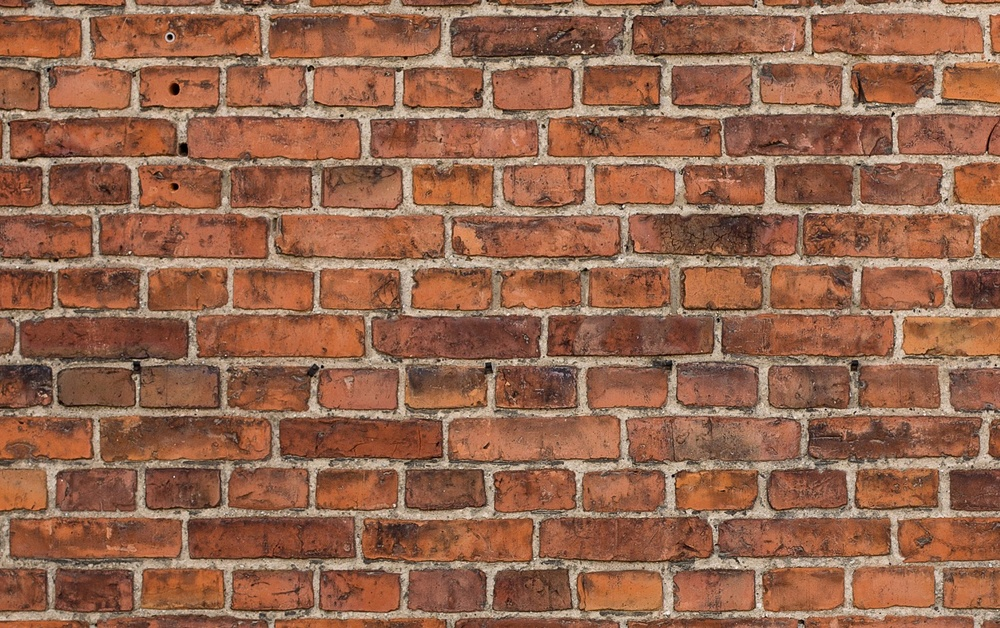
%> input picture Lab4/Lab4_Images/brick1.jpg, 1000 x 628 px, shrunk from 1498 x 940 before the run
$ octave --eval "result = CountBrickRows(imread('Lab4_Images/brick1.jpg'));"   (GNU Octave 9; MATLAB toolbox functions it lacks are replaced by stand-ins)
%> lines starting %> are read from the running program, lines starting %| are printed output that depends on the picture; in (x1, y1, x2, y2) boxes, pixels count from 0 and x2, y2 are one past the last pixel; in counts of white or black regions, pixels touching at a corner belong together; the program's own positions count from 1
function [IMG, nofr]=CountBrickRows(in)
%
% function [IMG, nofr]=CountBrickRows(in)
%
%% Lab4, Task 2
%% Finds the number of rows of bricks
%
% Finds the number of rows of bricks in a brick wall image, that might be
% rotated. Therefore, in the first step, this function rotates the input
% image to the horizontal level. In he second step, the function finds the
% number of rows of bricks.
%
%% Who has done it
%
% Author: Magnus Kling LiU-ID: magkl572
% Co-author: Max Wiklundh LiU-ID: maxwi824
%
%% Syntax of the function
%      Input arguments:
%           in: the original input color image of type double scaled between 0 and 1
%
%      Output arguments:
%           IMG: the output color image, which is the input image rotated
%           to the horizontal level.
%           nofr: the number of rows of bricks in the input image
%
% You MUST NEVER change the first line
%
%% Basic version control (in case you need more than one attempt)
%
% Version: 1
% Date: 2023-12-11
%
% Gives a history of your submission to Lisam.
% Version and date for this function have to be updated before each
% submission to Lisam (in case you need more than one attempt)
%
%% General rules
%
% 1) Don't change the structure of the template by removing %% lines
%
% 2) Document what you are doing using comments
%
% 3) Before submitting make the code readable by using automatic indentation
%       ctrl-a / ctrl-i
%
% 4) Often you must do something else between the given commands in the
%       template
%
%% Here starts your code.
% Write the appropriate MATLAB commands right after each comment below.
%

%% First step of the task. Rotate the input image to the horizontal level
%
%% Make the input color image grayscale,
% by choosing its most appropriate channel (according to the instructions)

% Blue channel made the bricks stand out from the mortar the best
bgray= in(:,:,3); % The grayscale version of the input color image
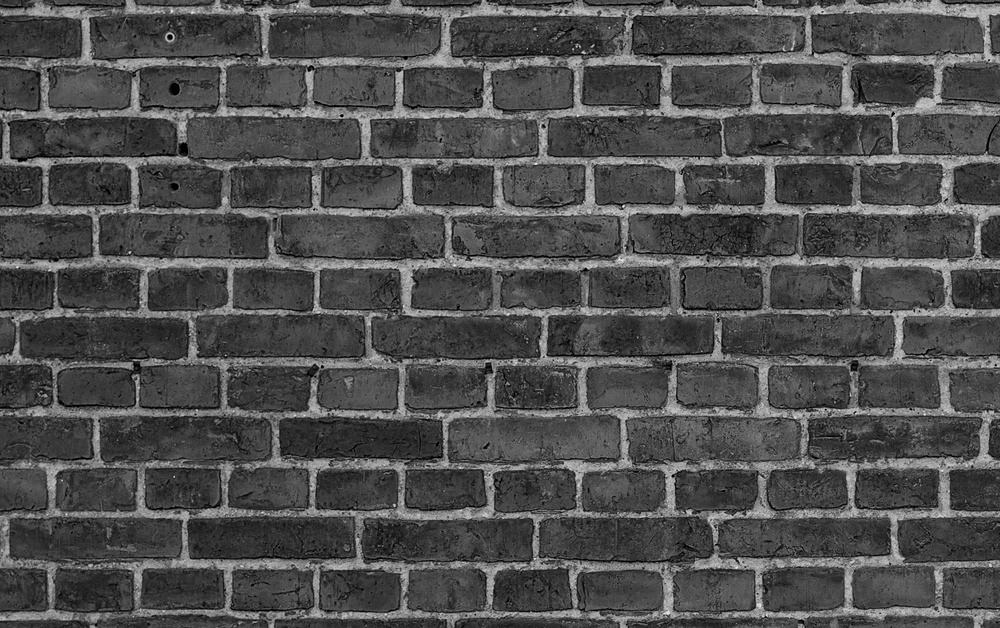
%> bgray: size 628x1000 uint8; min 0, max 239, mean 78.3

%% Lowpass filter your image

lp = ones(5)/25; % creating low pass filter 5x5

bfilt= imfilter(bgray, lp, 'symmetric'); % The lowpass filtered version of the grayscale image

%% Threshold your image
% to separate the mortar joints from the bricks

g_thresh = graythresh(bfilt); % Otsu's algorithm
%> g_thresh = 0.376

b_thresh= imbinarize(bfilt, g_thresh); % The thresholded image
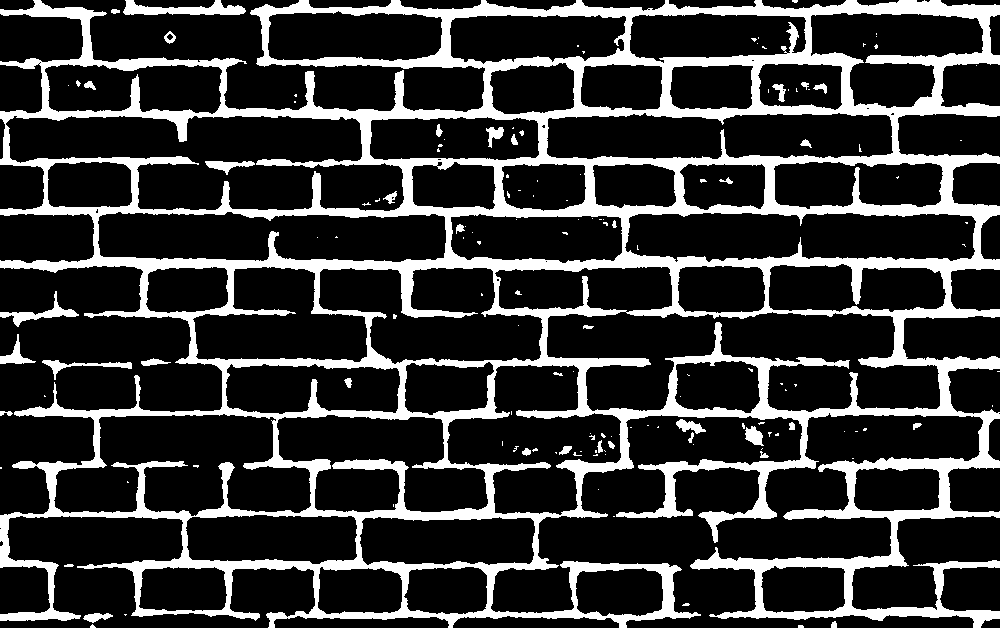
%> b_thresh: size 628x1000 logical; 20.9% white; 144 white regions (104 under 20 px), largest, box (x1, y1, x2, y2) and area: (0, 0, 1000, 628) 125516, (123, 0, 246, 15) 1047, (0, 291, 79, 327) 620

%% Use Hough transform to find the angle corresponding to the principal lines

[H, teta,~] = hough(b_thresh,'Rhoresolution',5, 'Theta',-90:0.5:89.5);
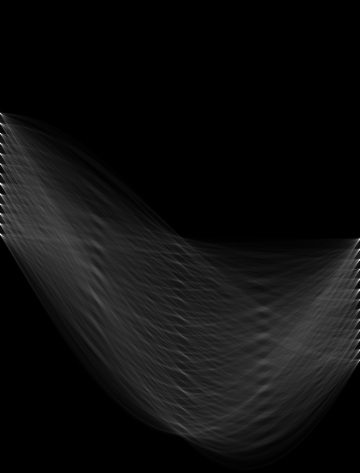
%> H: size 473x360 double; min 0, max 4686, mean 277.4; drawn with min black and max white
%> teta = 360 values from -90 to 89.5

[~,t] = find(H== max(H(:)));
%> t = 1

teta=teta(t); % The angle corresponding to the principal lines (rows of mortar joints)
%> teta = -90

%% Find the angle of rotation, to rotate the image to the horizontal level
% Make sure that you use right sign in front of the angle (positive for
% counterclockwise and negative for clockwise rotation)

% We adjust the rotation direction through the sign of theta
trot = teta-90*sign(teta); % Angle of rotation.
%> trot = 0
    % If the rotation is counreclockwise, trot should be positive, otherwise negative.

%% Rotate the input image to the horizontal level
% This gives you the first output argument of the function

IMG= imrotate(bgray, trot,'nearest','crop'); % The rotated image to the horizontal level (the first output argument of this funciton)
% Before continuing to the next step, make sure that your code works
% properly so far. See the instructions.

%% Second step of the task. Find the number of rows of bricks
%
%% Rotate the thresholded image to the horizontal level.
% Use nearest interpolation to make sure that the rotated image will be
% binary

b_rot= imrotate(b_thresh, trot,'nearest','crop'); % The rotated thresholded image
% View this image, but remove or comment before submitting the
% file

%% Find the number of 1:s in each row (and normalize according to the instructions)

sum_row= sum((b_rot')/size(bgray, 2)); % The number of ones in each row
%> sum_row = 628 values, max 1 at index 264, min 0.03 at index 330, mean 0.209
% Display this graph by plot, but remove or comment before submitting the
% file

%% Threshold your result according to the instructions
% This is to define a row of mortar joint

sum_thresh= imbinarize(sum_row,0.6); % The thresholded version of sum_row
%> sum_thresh = 628 logical values, 90 true
% Display this graph by plot, but remove or comment before submitting the
% file
%plot(sum_thresh)

%% Find the number of rows of bricks
% Calculate how many times the above graph (sum_thresh) goes from 0 to 1 by using the
% first derivative according to the instructions

kernel = [-1, 1]; %step kernel

numOfBrick = filter2(kernel, sum_thresh, 'same'); %corrolation
%> numOfBrick = 628 values, max 1 at index 7, min -1 at index 15, mean 0
plot(numOfBrick)
%When the kernel is halfway outside the image due to it being "same" size
%the mortar is counted one more time.
nofr= sum(numOfBrick==1)-1; % The number of rows of the bricks (the seond output argument of this function)
%> nofr = 12
%> `result = CountBrickRows(imread('Lab4_Images/brick1.jpg'));`:
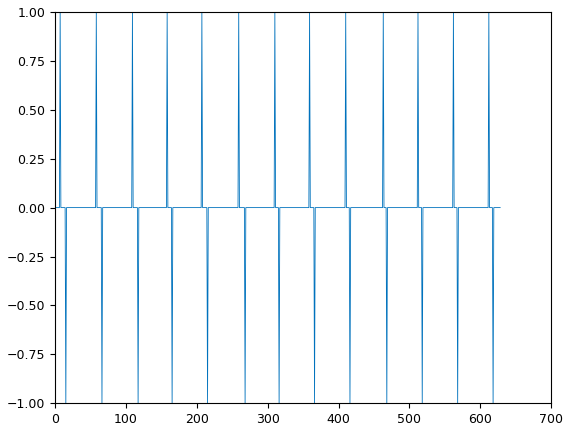
%> figure redrawn from the program's plot data; curve peaks at x = 7, y = 1

%% Test your code on three test images
% Use the three given test images, brick1.jpg, brick2.jpg and brick3.jpg
% according to the instructions in the document describing this task.
% Your code is supposed to work properly on all three images.

$ run again, on Lab4/Lab4_Images/brick2.jpg
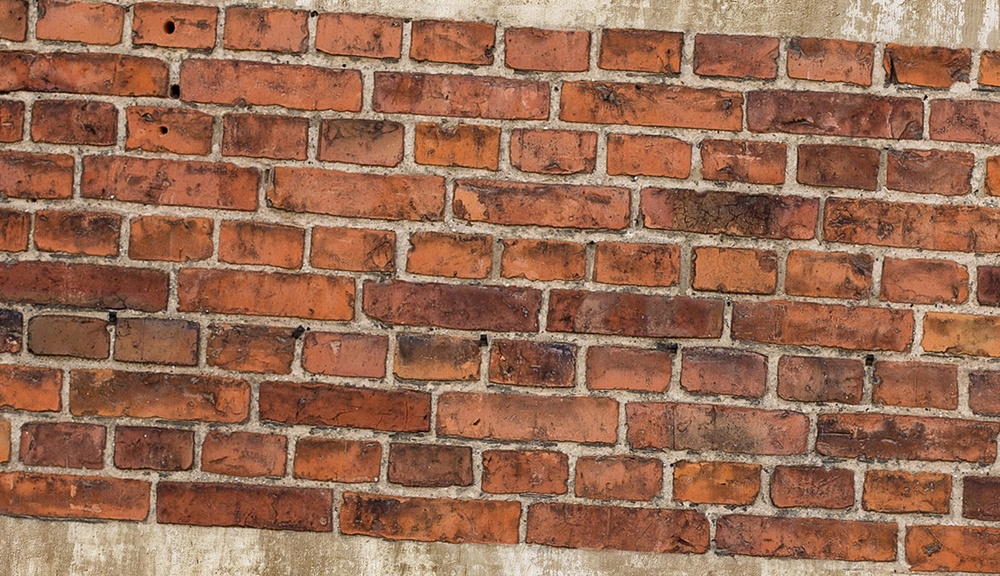
%> input picture Lab4/Lab4_Images/brick2.jpg, 1000 x 576 px, shrunk from 1418 x 817 before the run
%> g_thresh = 0.4
%> in CountBrickRows, `b_thresh= imbinarize(bfilt, g_thresh);`:
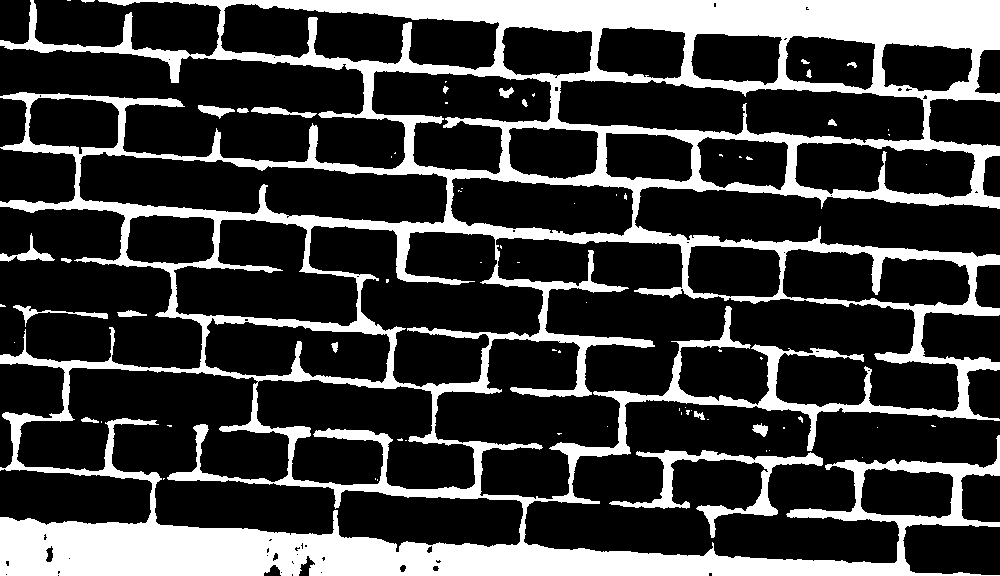
%> b_thresh: size 576x1000 logical; 24.6% white; 71 white regions (50 under 20 px), largest, box (x1, y1, x2, y2) and area: (0, 0, 1000, 576) 135769, (609, 450, 823, 538) 3321, (0, 233, 55, 262) 411
%> in CountBrickRows, `[H, teta,~] = hough(b_thresh,'Rhoresolution',5, 'Theta',-90:0.5:89.5);`: teta = 360 values from -90 to 89.5
%> t = 5
%> in CountBrickRows, `teta=teta(t);`: teta = -88
%> trot = 2
%> b_rot: size 576x1000 logical; 23.1% white; 70 white regions (49 under 20 px), largest, box (x1, y1, x2, y2) and area: (0, 0, 1000, 576) 127068, (616, 441, 829, 530) 3318, (0, 249, 54, 279) 404
%> sum_row = 576 values, max 0.989 at index 559, min 0.021 at index 206, mean 0.231
%> sum_thresh = 576 logical values, 42 true
%> numOfBrick = 576 values, max 1 at index 4, min -1 at index 21, mean 0
%> nofr = 1
%> `result = CountBrickRows(imread('Lab4_Images/brick1.jpg'));`:
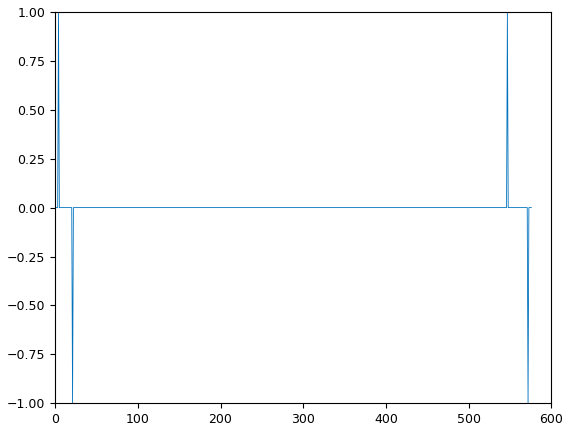
%> figure redrawn from the program's plot data; curve peaks at x = 4, y = 1

$ run again, on Lab4/Lab4_Images/brick3.jpg
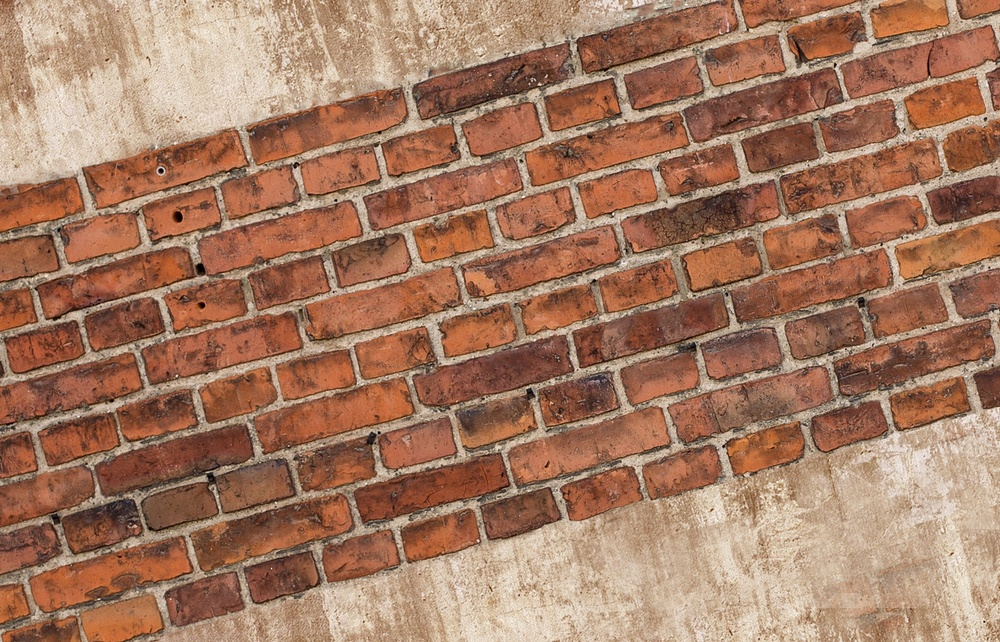
%> input picture Lab4/Lab4_Images/brick3.jpg, 1000 x 642 px, shrunk from 1596 x 1024 before the run
%> g_thresh = 0.424
%> in CountBrickRows, `b_thresh= imbinarize(bfilt, g_thresh);`:
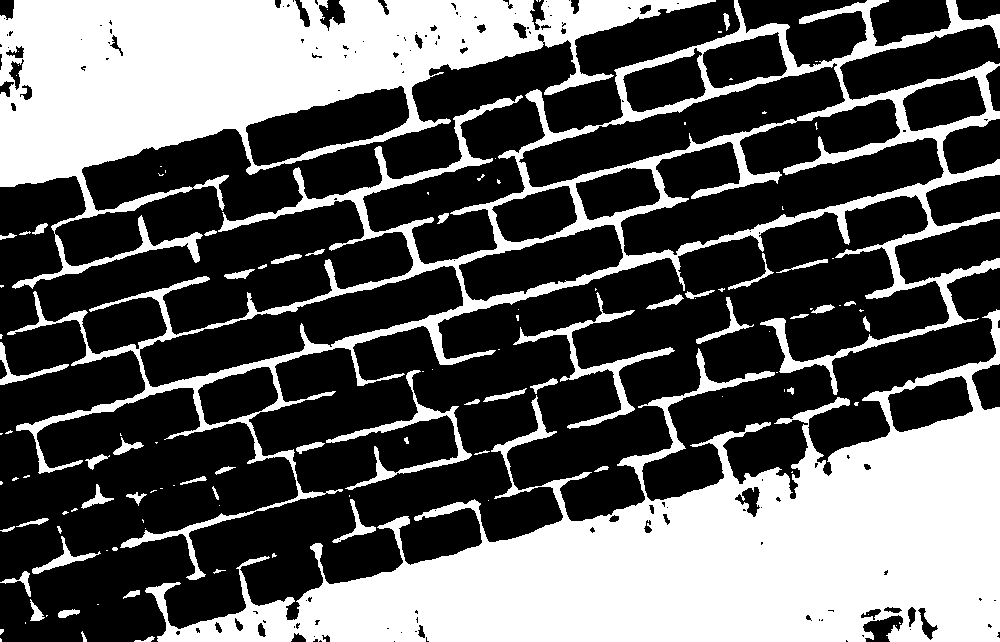
%> b_thresh: size 642x1000 logical; 36.9% white; 120 white regions (66 under 20 px), largest, box (x1, y1, x2, y2) and area: (145, 309, 1000, 642) 109003, (0, 0, 716, 289) 71610, (7, 0, 1000, 580) 45400
%> in CountBrickRows, `[H, teta,~] = hough(b_thresh,'Rhoresolution',5, 'Theta',-90:0.5:89.5);`: teta = 360 values from -90 to 89.5
%> t = 331
%> in CountBrickRows, `teta=teta(t);`: teta = 75
%> trot = -15
%> b_rot: size 642x1000 logical; 28.1% white; 102 white regions (52 under 20 px), largest, box (x1, y1, x2, y2) and area: (86, 398, 986, 642) 82120, (37, 0, 792, 186) 45275, (4, 72, 1000, 493) 43171
%> sum_row = 642 values, max 0.98 at index 302, min 0.019 at index 270, mean 0.281
%> sum_thresh = 642 logical values, 141 true
%> numOfBrick = 642 values, max 1 at index 38, min -1 at index 66, mean 0
%> nofr = 10
%> `result = CountBrickRows(imread('Lab4_Images/brick1.jpg'));`:
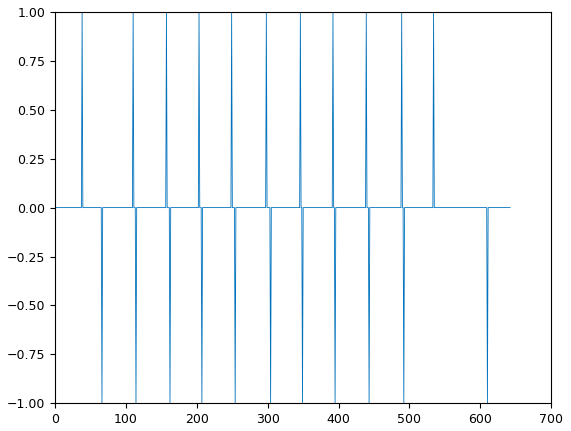
%> figure redrawn from the program's plot data; curve peaks at x = 38, y = 1
